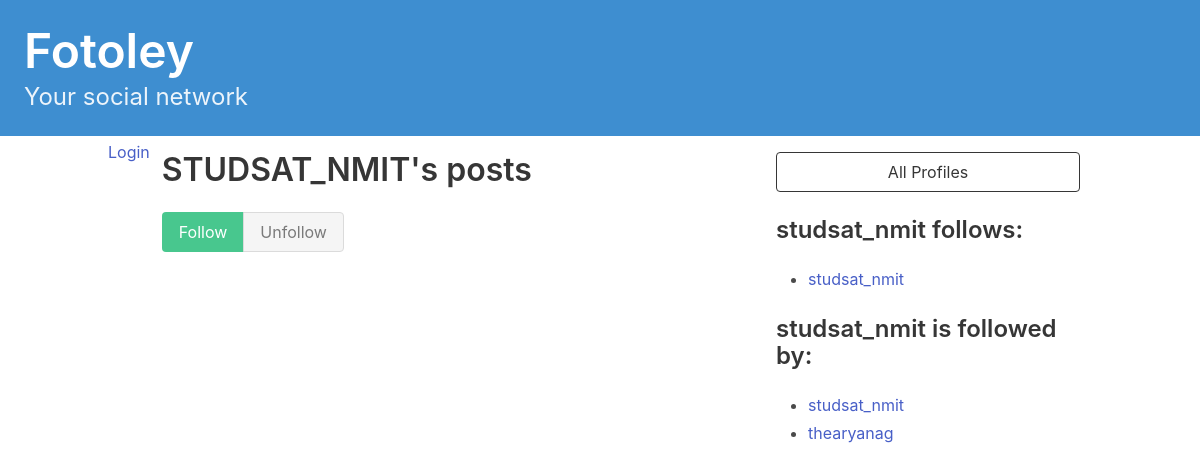
Page /profile/2/ on the earlier database version.
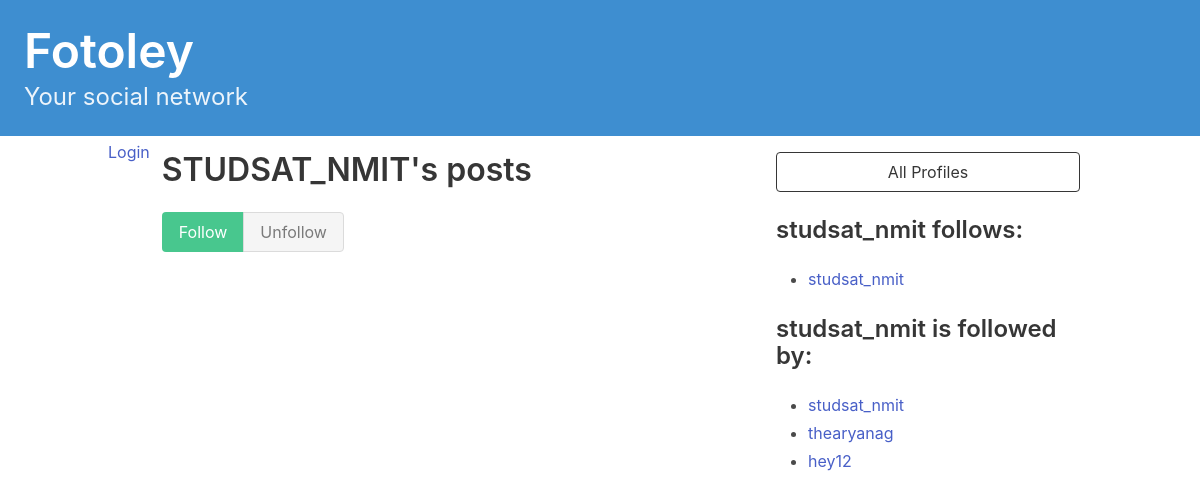
Same page on the later database version.
### fotoapp/models.py (models this page shows)
class Profile(models.Model):
    user = models.OneToOneField(User, on_delete=models.CASCADE)
    bio = models.TextField(max_length=500, blank=True)
    location = models.CharField(max_length=30, blank=True)
    birth_date = models.DateField(null=True, blank=True)
    follows = models.ManyToManyField('self', related_name='followed_by', symmetrical=False , blank=True)
    def __str__(self):
        return self.user.username

### fotoapp/views.py (the view, shortened to what this page needs)
# urls.py: path('profile/<int:pk>/', views.profile_detail, name='profile_detail'),
def profile_detail(request, pk):
    profile = Profile.objects.get(pk=pk)
    return render(request, 'fotoapp/profile_detail.html', {'profile': profile})

### fotoapp/templates/fotoapp/profile_detail.html (shortened to what this page needs)
{% extends 'base.html' %}
{% block content %}
<div class="column">
    <div class="block">
        <h1 class="title is-3">
            {{profile.user.username|upper}}'s posts
        </h1>
        <form method="post">
            <div class="buttons has-addons">
                {% if profile in user.profile.follows.all %}
                <button class="button is-success is-static">Follow</button>
                <button class="button is-danger" name="follow" value="unfollow">
                    Unfollow
                </button>
                {% else %}
                <button class="button is-success" name="follow" value="follow">
                    Follow
                </button>
                <button class="button is-danger is-static">Unfollow</button>
                {% endif %}
            </div>
        </form>
    </div>
</div>
<div class="column is-one-third">
    <div class="block">
        <a href="{% url 'profile_list' %}">
            <button class="button is-dark is-outlined is-fullwidth">
                All Profiles
            </button>
        </a>
    </div>
    <div class="block">
        <h3 class="title is-4">
            {{profile.user.username}} follows:
        </h3>
        <div class="content">
            <ul>
                {% for following in profile.follows.all %}
                <li>
                    <a href="{% url 'profile_detail' following.id %}">
                        {{ following }}
                    </a>
                </li>
                {% endfor %}
            </ul>
        </div>
    </div>
    <div class="block">
        <h3 class="title is-4">
            {{profile.user.username}} is followed by:
        </h3>
        <div class="content">
            <ul>
                {% for follower in profile.followed_by.all %}
                <li>
                    <a href="{% url 'profile_detail' follower.id %}">
                        {{ follower }}
                    </a>
                </li>
                {% endfor %}
            </ul>
        </div>
    </div>
</div>
{% endblock content %}

Differences in the rows shown:
added Profile: user.username "hey12", shown under "studsat_nmit is followed by:"
